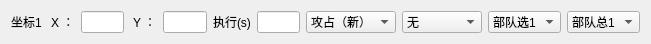
   <widget class="QWidget" name="horizontalLayoutWidget_2">
    <property name="geometry">
     <rect>
      <x>0</x>
      <y>40</y>
      <width>651</width>
      <height>41</height>
     </rect>
    </property>
    <layout class="QHBoxLayout" name="horizontalLayout_4">
     <item>
      <widget class="QLabel" name="label_7">
       <property name="text">
        <string>坐标1 </string>
       </property>
      </widget>
     </item>
     <item>
      <widget class="QLabel" name="label_8">
       <property name="text">
        <string>X ：</string>
       </property>
      </widget>
     </item>
     <item>
      <widget class="QLineEdit" name="et_pos_x_1"/>
     </item>
     <item>
      <widget class="QLabel" name="label_9">
       <property name="text">
        <string> Y ：</string>
       </property>
      </widget>
     </item>
     <item>
      <widget class="QLineEdit" name="et_pos_y_1"/>
     </item>
     <item>
      <widget class="QLabel" name="label_64">
       <property name="text">
        <string>执行(s)</string>
       </property>
      </widget>
     </item>
     <item>
      <widget class="QLineEdit" name="et_delay_1"/>
     </item>
     <item>
      <widget class="QComboBox" name="cbb1">
       <property name="minimumSize">
        <size>
         <width>90</width>
         <height>0</height>
        </size>
       </property>
       <item>
        <property name="text">
         <string>攻占（新）</string>
        </property>
       </item>
       <item>
        <property name="text">
         <string>行军（新）</string>
        </property>
       </item>
       <item>
        <property name="text">
         <string>行军（敌）</string>
        </property>
       </item>
       <item>
        <property name="text">
         <string>攻占（敌）</string>
        </property>
       </item>
       <item>
        <property name="text">
         <string>行军（已）</string>
        </property>
       </item>
       <item>
        <property name="text">
         <string>驻守（己）</string>
        </property>
       </item>
       <item>
        <property name="text">
         <string>扫荡（已）</string>
        </property>
       </item>
       <item>
        <property name="text">
         <string>屯田（已）</string>
        </property>
       </item>
       <item>
        <property name="text">
         <string>驻守（营）</string>
        </property>
       </item>
       <item>
        <property name="text">
         <string>调动（营）</string>
        </property>
       </item>
       <item>
        <property name="text">
         <string>调动（盟）</string>
        </property>
       </item>
       <item>
        <property name="text">
         <string>驻守（盟）</string>
        </property>
       </item>
       <item>
        <property name="text">
         <string>回城</string>
        </property>
       </item>
      </widget>
     </item>
     <item>
      <widget class="QComboBox" name="cb_qk1">
       <property name="minimumSize">
        <size>
         <width>80</width>
         <height>0</height>
        </size>
       </property>
       <item>
        <property name="text">
         <string>无</string>
        </property>
       </item>
       <item>
        <property name="text">
         <string>快速分兵1</string>
        </property>
       </item>
       <item>
        <property name="text">
         <string>快速分兵2</string>
        </property>
       </item>
       <item>
        <property name="text">
         <string>快速分兵3</string>
        </property>
       </item>
       <item>
        <property name="text">
         <string>快速分兵4</string>
        </property>
       </item>
       <item>
        <property name="text">
         <string>快速分兵5</string>
        </property>
       </item>
      </widget>
     </item>
     <item>
      <widget class="QComboBox" name="cb_select_1">
       <item>
        <property name="text">
         <string>部队选1</string>
        </property>
       </item>
       <item>
        <property name="text">
         <string>部队选2</string>
        </property>
       </item>
       <item>
        <property name="text">
         <string>部队选3</string>
        </property>
       </item>
       <item>
        <property name="text">
         <string>部队选4</string>
        </property>
       </item>
       <item>
        <property name="text">
         <string>部队选5</string>
        </property>
       </item>
      </widget>
     </item>
     <item>
      <widget class="QComboBox" name="cb_sum_1">
       <item>
        <property name="text">
         <string>部队总1</string>
        </property>
       </item>
       <item>
        <property name="text">
         <string>部队总2</string>
        </property>
       </item>
       <item>
        <property name="text">
         <string>部队总3</string>
        </property>
       </item>
       <item>
        <property name="text">
         <string>部队总4</string>
        </property>
       </item>
       <item>
        <property name="text">
         <string>部队总5</string>
        </property>
       </item>
      </widget>
     </item>
    </layout>
   </widget>
